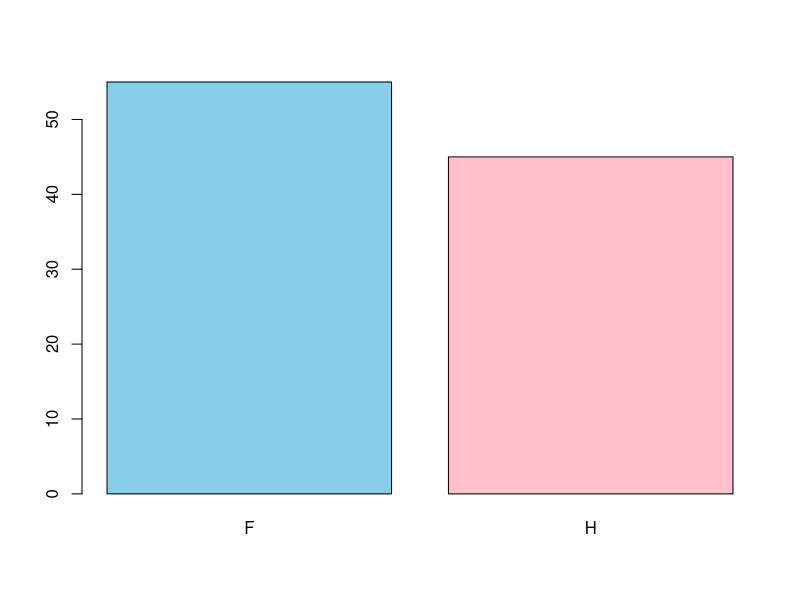
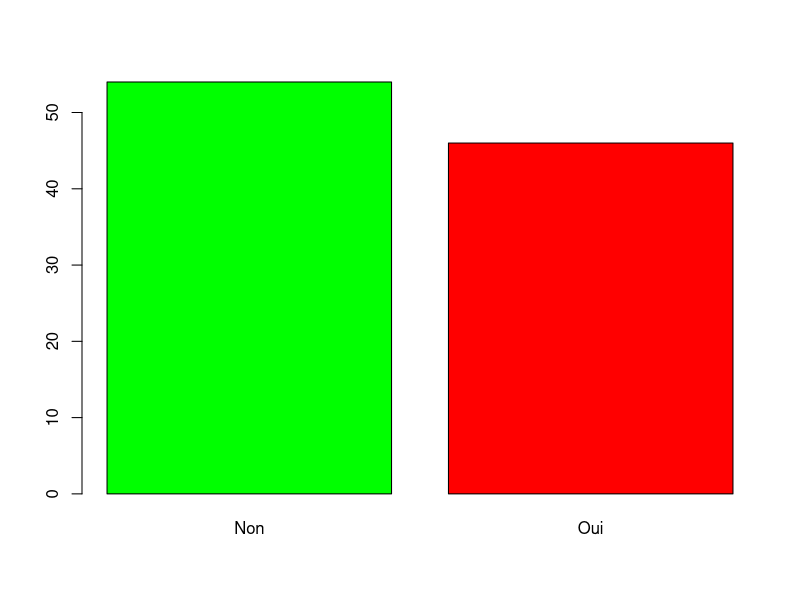
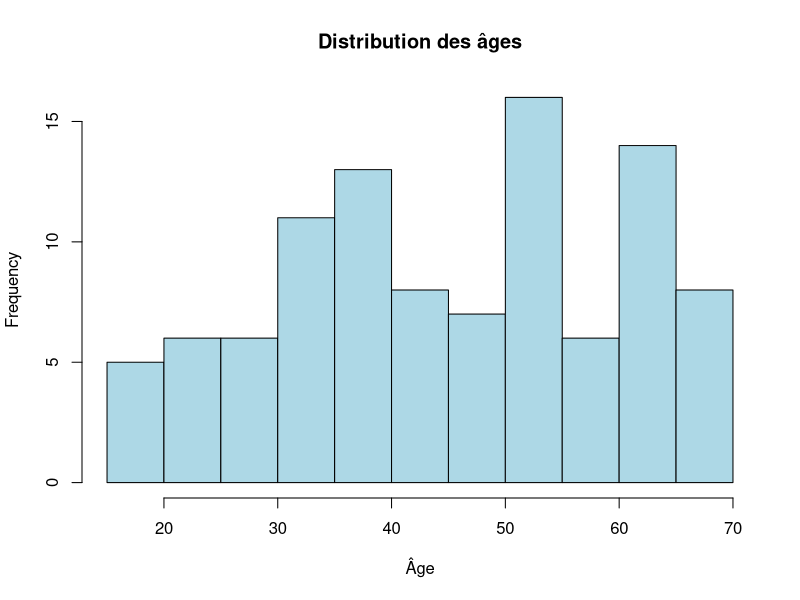

Write the R code that produced these figures, in order.
## ---- chunk 1
knitr::opts_chunk$set(echo = TRUE)
## ---- chunk 2
data <- read.csv("donnees_patients.csv")
head(data)
## ---- chunk 3
mean(data$Age)
## ---- chunk 4
table(data$Sexe)
barplot(table(data$Sexe), col=c("skyblue", "pink"))
## ---- chunk 5
table(data$Maladie)
barplot(table(data$Maladie), col=c("green", "red"))
## ---- chunk 6
table(data$Sexe, data$Maladie)
## ---- chunk 7
hist(data$Age, col="lightblue", main="Distribution des âges", xlab="Âge")
